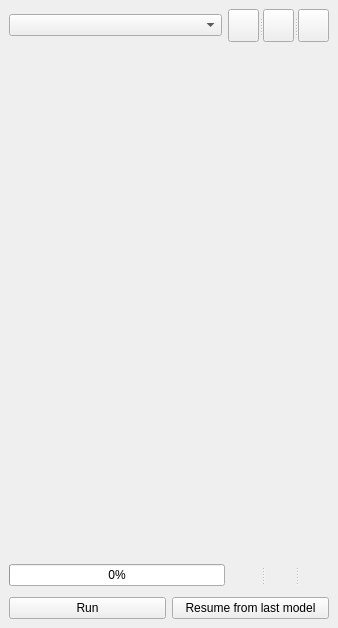
<?xml version="1.0" encoding="UTF-8"?>
<ui version="4.0">
 <class>ValidationDockWidget</class>
 <widget class="QDockWidget" name="ValidationDockWidget">
  <property name="geometry">
   <rect>
    <x>0</x>
    <y>0</y>
    <width>338</width>
    <height>628</height>
   </rect>
  </property>
  <property name="windowTitle">
   <string>&amp;DSGTools: Geospatial Data Quality Assurance Toolbox</string>
  </property>
  <widget class="QWidget" name="dockWidgetContents">
   <layout class="QGridLayout" name="gridLayout">
    <item row="3" column="1">
     <widget class="QPushButton" name="resumePushButton">
      <property name="sizePolicy">
       <sizepolicy hsizetype="Minimum" vsizetype="Fixed">
        <horstretch>0</horstretch>
        <verstretch>0</verstretch>
       </sizepolicy>
      </property>
      <property name="maximumSize">
       <size>
        <width>16777215</width>
        <height>16777215</height>
       </size>
      </property>
      <property name="text">
       <string>Resume from last model</string>
      </property>
      <property name="icon">
       <iconset resource="../../../../resources.qrc">
        <normaloff>:/plugins/DsgTools/icons/model_continue.png</normaloff>:/plugins/DsgTools/icons/model_continue.png</iconset>
      </property>
      <property name="flat">
       <bool>false</bool>
      </property>
     </widget>
    </item>
    <item row="0" column="0" colspan="2">
     <layout class="QHBoxLayout" name="horizontalLayout">
      <item>
       <widget class="QComboBox" name="comboBox"/>
      </item>
      <item>
       <widget class="QSplitter" name="splitter">
        <property name="sizePolicy">
         <sizepolicy hsizetype="Minimum" vsizetype="Minimum">
          <horstretch>0</horstretch>
          <verstretch>0</verstretch>
         </sizepolicy>
        </property>
        <property name="orientation">
         <enum>Qt::Horizontal</enum>
        </property>
        <widget class="QPushButton" name="addPushButton">
         <property name="maximumSize">
          <size>
           <width>31</width>
           <height>33</height>
          </size>
         </property>
         <property name="text">
          <string/>
         </property>
         <property name="icon">
          <iconset resource="../../../../resources.qrc">
           <normaloff>:/plugins/DsgTools/icons/plus.png</normaloff>:/plugins/DsgTools/icons/plus.png</iconset>
         </property>
         <property name="flat">
          <bool>false</bool>
         </property>
        </widget>
        <widget class="QPushButton" name="editPushButton">
         <property name="maximumSize">
          <size>
           <width>31</width>
           <height>33</height>
          </size>
         </property>
         <property name="text">
          <string/>
         </property>
         <property name="icon">
          <iconset resource="../../../../resources.qrc">
           <normaloff>:/plugins/DsgTools/icons/config.png</normaloff>:/plugins/DsgTools/icons/config.png</iconset>
         </property>
         <property name="flat">
          <bool>false</bool>
         </property>
        </widget>
        <widget class="QPushButton" name="removePushButton">
         <property name="maximumSize">
          <size>
           <width>31</width>
           <height>33</height>
          </size>
         </property>
         <property name="text">
          <string/>
         </property>
         <property name="icon">
          <iconset resource="../../../../resources.qrc">
           <normaloff>:/plugins/DsgTools/icons/remove.png</normaloff>:/plugins/DsgTools/icons/remove.png</iconset>
         </property>
         <property name="iconSize">
          <size>
           <width>16</width>
           <height>16</height>
          </size>
         </property>
         <property name="flat">
          <bool>false</bool>
         </property>
        </widget>
       </widget>
      </item>
     </layout>
    </item>
    <item row="3" column="0">
     <widget class="QPushButton" name="runPushButton">
      <property name="sizePolicy">
       <sizepolicy hsizetype="Minimum" vsizetype="Fixed">
        <horstretch>0</horstretch>
        <verstretch>0</verstretch>
       </sizepolicy>
      </property>
      <property name="minimumSize">
       <size>
        <width>0</width>
        <height>0</height>
       </size>
      </property>
      <property name="maximumSize">
       <size>
        <width>16777215</width>
        <height>16777215</height>
       </size>
      </property>
      <property name="text">
       <string>Run</string>
      </property>
      <property name="icon">
       <iconset resource="../../../../resources.qrc">
        <normaloff>:/plugins/DsgTools/icons/model_run.png</normaloff>:/plugins/DsgTools/icons/model_run.png</iconset>
      </property>
      <property name="flat">
       <bool>false</bool>
      </property>
     </widget>
    </item>
    <item row="2" column="0" colspan="2">
     <layout class="QHBoxLayout" name="horizontalLayout_2">
      <item>
       <widget class="QProgressBar" name="progressBar">
        <property name="value">
         <number>0</number>
        </property>
       </widget>
      </item>
      <item>
       <widget class="QSplitter" name="splitter_2">
        <property name="orientation">
         <enum>Qt::Horizontal</enum>
        </property>
        <widget class="QPushButton" name="pausePushButton">
         <property name="sizePolicy">
          <sizepolicy hsizetype="Fixed" vsizetype="Fixed">
           <horstretch>0</horstretch>
           <verstretch>0</verstretch>
          </sizepolicy>
         </property>
         <property name="maximumSize">
          <size>
           <width>30</width>
           <height>32</height>
          </size>
         </property>
         <property name="text">
          <string/>
         </property>
         <property name="icon">
          <iconset resource="../../../../resources.qrc">
           <normaloff>:/plugins/DsgTools/icons/pause.png</normaloff>:/plugins/DsgTools/icons/pause.png</iconset>
         </property>
         <property name="flat">
          <bool>true</bool>
         </property>
        </widget>
        <widget class="QPushButton" name="cancelPushButton">
         <property name="enabled">
          <bool>true</bool>
         </property>
         <property name="sizePolicy">
          <sizepolicy hsizetype="Fixed" vsizetype="Fixed">
           <horstretch>0</horstretch>
           <verstretch>0</verstretch>
          </sizepolicy>
         </property>
         <property name="maximumSize">
          <size>
           <width>30</width>
           <height>32</height>
          </size>
         </property>
         <property name="text">
          <string/>
         </property>
         <property name="icon">
          <iconset resource="../../../../resources.qrc">
           <normaloff>:/plugins/DsgTools/icons/remove_item.png</normaloff>:/plugins/DsgTools/icons/remove_item.png</iconset>
         </property>
         <property name="flat">
          <bool>true</bool>
         </property>
        </widget>
        <widget class="QPushButton" name="continuePushButton">
         <property name="sizePolicy">
          <sizepolicy hsizetype="Fixed" vsizetype="Fixed">
           <horstretch>0</horstretch>
           <verstretch>0</verstretch>
          </sizepolicy>
         </property>
         <property name="maximumSize">
          <size>
           <width>30</width>
           <height>32</height>
          </size>
         </property>
         <property name="text">
          <string/>
         </property>
         <property name="icon">
          <iconset resource="../../../../resources.qrc">
           <normaloff>:/plugins/DsgTools/icons/runModel.png</normaloff>:/plugins/DsgTools/icons/runModel.png</iconset>
         </property>
         <property name="flat">
          <bool>true</bool>
         </property>
        </widget>
       </widget>
      </item>
     </layout>
    </item>
    <item row="1" column="0" colspan="2">
     <widget class="OrderedTableWidget" name="orderedTableWidget" native="true"/>
    </item>
   </layout>
  </widget>
 </widget>
 <customwidgets>
  <customwidget>
   <class>OrderedTableWidget</class>
   <extends>QWidget</extends>
   <header>DsgTools.gui.CustomWidgets.OrderedPropertyWidgets.orderedTableWidget.h</header>
   <container>1</container>
  </customwidget>
 </customwidgets>
 <resources>
  <include location="../../../../resources.qrc"/>
 </resources>
 <connections/>
</ui>
